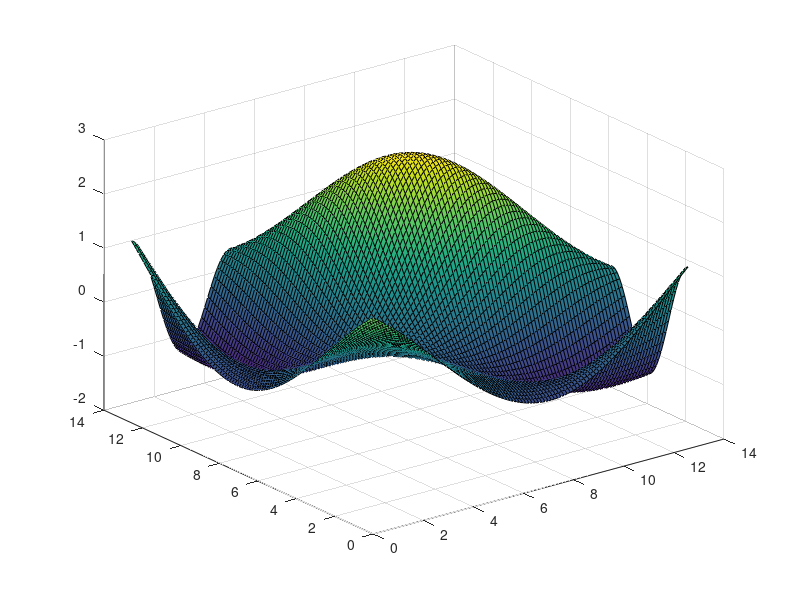

Source code (MATLAB): (Note: this script raises an error after producing the figure.)
x1 = linspace(0, 4*pi);
x2 = linspace(0, 4*pi);
 
[X1, X2] = meshgrid(x1);
Y = cos((X1-X2) / 3) - sin((X1+X2) / 3) + cos((X1.*X2) / 8);
 
surf(X1,X2,Y);
 
X = [X1(:), X2(:)];
Y = Y(:);
index = randperm(length(X(:,1)));
 
X_mix = X(indexes,:);
Y_mix = Y(indexes,:);
 
M = 50;
alfa = 0.05;
tr = 0.9;
%f_approx1 = fBP(X_mix, Y_mix, M, alfa, tr);
